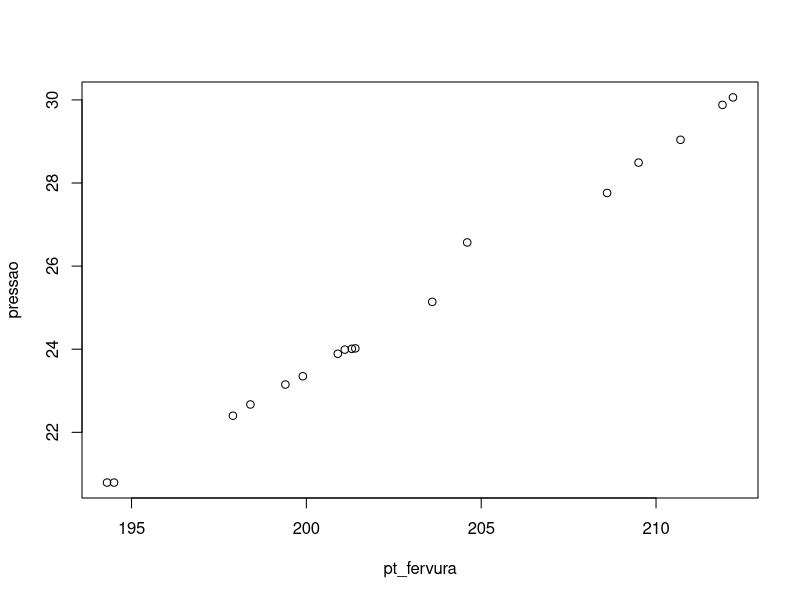
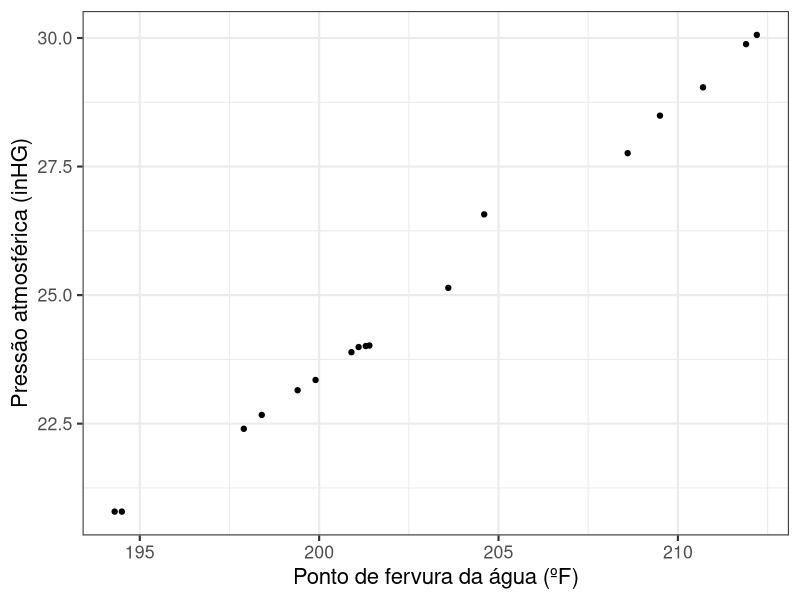
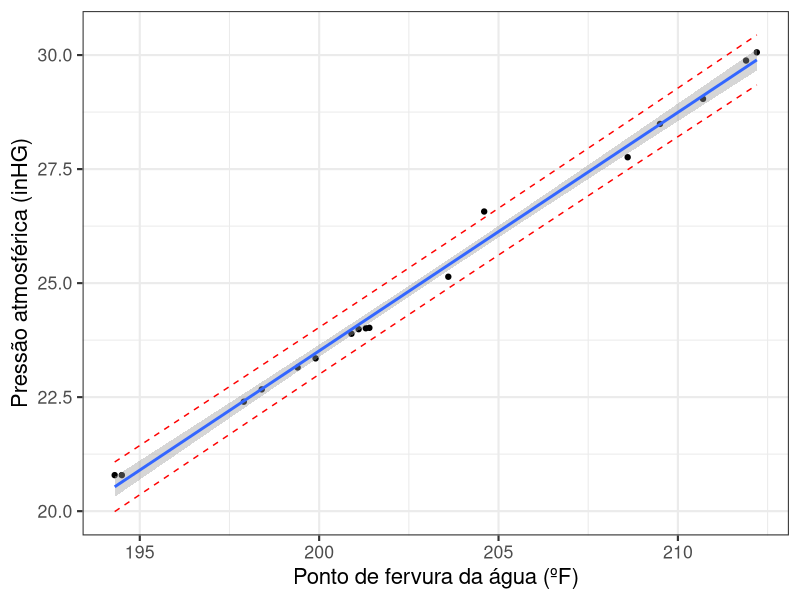

The R source for these figures, in order:
boiling.pt <- read.csv(file = "dados_ponto_fervura.csv") ## Table 11.5, DeGroot (4th ed.)

head(boiling.pt)
plot(pressao ~ pt_fervura, boiling.pt)

linmod <- lm(pressao ~ pt_fervura, boiling.pt)

summary(linmod)

### plotting code taken  from https://rstudio-pubs-static.s3.amazonaws.com/71339_d0b8346f41314979bc394448c5d60d86.html
temp_var <- predict(linmod, interval="prediction")
new_df <- cbind(boiling.pt, temp_var)

library(ggplot2)
p0 <- ggplot(new_df, aes(pt_fervura, pressao))+
  geom_point() +
  scale_x_continuous("Ponto de fervura da água (ºF)") + 
  scale_y_continuous("Pressão atmosférica (inHG)")  +
  theme_bw(base_size = 16)
p0

p1 <- p0 + 
  geom_line(aes(y = lwr), color = "red", linetype = "dashed")+
  geom_line(aes(y = upr), color = "red", linetype = "dashed")+
  geom_smooth(method=lm, se = TRUE) + 
  theme_bw(base_size = 16)

p1

